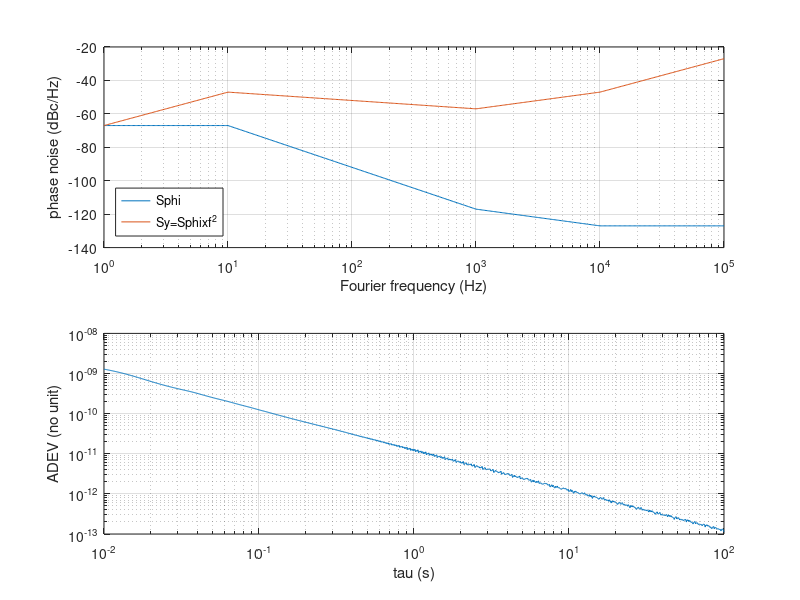

Reproduce this figure in MATLAB.
fc=1e7; % carrier frequency
N=100;  % interpolation factor
% phase noise spectral SdBc @ fF
fF=  [1    10  100 1000 10000 1e5] %  1e6  1e7];
SdBc=[-70 -70  -95 -120 -130 -130] % -130 -130]

%%%%%%%% interpolate, convert SdBc to SdBrad to Sy (linear) & integrate to AVAR
SdBcint=[];
fFint=[];
for k=1:length(SdBc)-1
   SdBcint=[SdBcint SdBc(k)+(SdBc(k+1)-SdBc(k))/(fF(k+1)-fF(k))*(linspace((fF(k)),(fF(k+1)),N)-fF(k))];
   fFint=[fFint logspace(log10(fF(k)),log10(fF(k+1)),N)];
end

subplot(211)
SdBrad=SdBcint+3;   % dBc/Hz -> dBrad^2/Hz
Sy=(10.^(SdBrad/10)).*(fFint.^2);
semilogx(fFint,(SdBrad))
hold on
semilogx(fFint,10*log10(Sy))
xlabel('Fourier frequency (Hz)')
ylabel('phase noise (dBc/Hz)');legend('Sphi','Sy=Sphixf^2','location','southwest')
grid on
subplot(212)
m=1
for tau=logspace(-2,2,1024)
  avar(m)=2*sum(Sy(1:end-1).*(fFint(2:end)-fFint(1:end-1)).*sin(4*pi*tau*fFint(1:end-1)).^4./(4*pi*tau*fFint(1:end-1)).^2);
  m=m+1;
end

% plot resulting adev=sqrt(avar)
adev=sqrt(avar);
loglog(logspace(-2,2,1024),adev/fc)
xlabel('tau (s)');ylabel('ADEV (no unit)')
grid on
